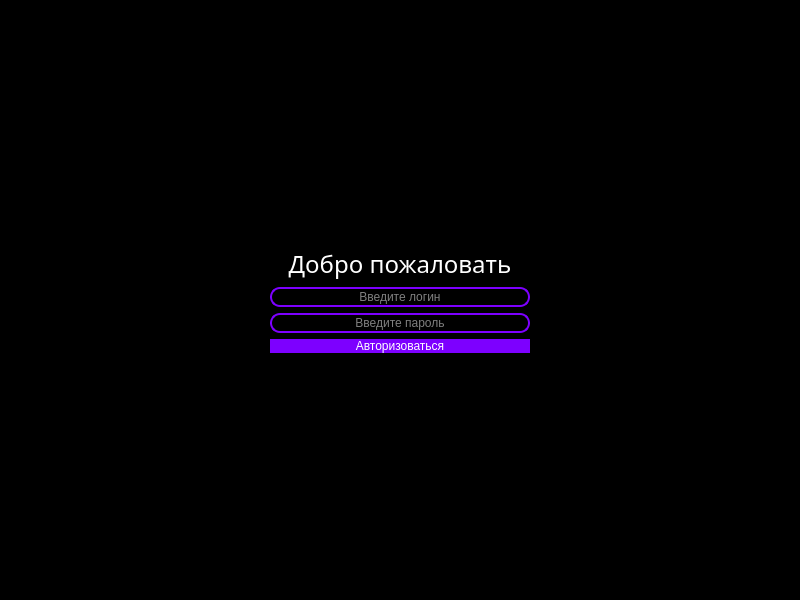
<?xml version="1.0" encoding="UTF-8"?>
<ui version="4.0">
 <class>MainWindow</class>
 <widget class="QMainWindow" name="MainWindow">
  <property name="geometry">
   <rect>
    <x>0</x>
    <y>0</y>
    <width>800</width>
    <height>600</height>
   </rect>
  </property>
  <property name="sizePolicy">
   <sizepolicy hsizetype="Fixed" vsizetype="Fixed">
    <horstretch>0</horstretch>
    <verstretch>0</verstretch>
   </sizepolicy>
  </property>
  <property name="windowTitle">
   <string>MainWindow</string>
  </property>
  <property name="styleSheet">
   <string notr="true">background-color: rgb(0, 0, 0);</string>
  </property>
  <widget class="QWidget" name="centralwidget">
   <layout class="QVBoxLayout" name="verticalLayout_2">
    <item>
     <layout class="QHBoxLayout" name="horizontalLayout">
      <item>
       <spacer name="horizontalSpacer">
        <property name="orientation">
         <enum>Qt::Horizontal</enum>
        </property>
        <property name="sizeHint" stdset="0">
         <size>
          <width>40</width>
          <height>20</height>
         </size>
        </property>
       </spacer>
      </item>
      <item>
       <layout class="QVBoxLayout" name="verticalLayout">
        <item>
         <spacer name="verticalSpacer">
          <property name="orientation">
           <enum>Qt::Vertical</enum>
          </property>
          <property name="sizeHint" stdset="0">
           <size>
            <width>20</width>
            <height>40</height>
           </size>
          </property>
         </spacer>
        </item>
        <item>
         <widget class="QLabel" name="label">
          <property name="sizePolicy">
           <sizepolicy hsizetype="Expanding" vsizetype="Preferred">
            <horstretch>0</horstretch>
            <verstretch>0</verstretch>
           </sizepolicy>
          </property>
          <property name="font">
           <font>
            <family>Cascadia Mono</family>
            <pointsize>18</pointsize>
           </font>
          </property>
          <property name="styleSheet">
           <string notr="true">color: rgb(255, 255, 255);
background-color: rgba(255, 255, 255, 0);</string>
          </property>
          <property name="text">
           <string>Добро пожаловать</string>
          </property>
          <property name="alignment">
           <set>Qt::AlignCenter</set>
          </property>
         </widget>
        </item>
        <item>
         <widget class="QLineEdit" name="lineEdit_2">
          <property name="styleSheet">
           <string notr="true">QLineEdit
{
	font: 18pt &quot;Cascadia Mono&quot;;
	color: rgb(255, 255, 255);
	border-radius:10px;
	border: 2px solid rgb(125, 0, 255);
}

QLineEdit:focus
{
	border-color: rgb(255, 255, 255);
}</string>
          </property>
          <property name="maxLength">
           <number>255</number>
          </property>
          <property name="alignment">
           <set>Qt::AlignCenter</set>
          </property>
          <property name="placeholderText">
           <string>Введите логин</string>
          </property>
         </widget>
        </item>
        <item>
         <widget class="QLineEdit" name="lineEdit">
          <property name="sizePolicy">
           <sizepolicy hsizetype="Preferred" vsizetype="Preferred">
            <horstretch>0</horstretch>
            <verstretch>0</verstretch>
           </sizepolicy>
          </property>
          <property name="tabletTracking">
           <bool>false</bool>
          </property>
          <property name="acceptDrops">
           <bool>false</bool>
          </property>
          <property name="toolTip">
           <string/>
          </property>
          <property name="statusTip">
           <string/>
          </property>
          <property name="whatsThis">
           <string/>
          </property>
          <property name="autoFillBackground">
           <bool>false</bool>
          </property>
          <property name="styleSheet">
           <string notr="true">QLineEdit
{
	font: 18pt &quot;Cascadia Mono&quot;;
	color: rgb(255, 255, 255);
	border-radius:10px;
	border: 2px solid rgb(125, 0, 255);
}

QLineEdit:focus
{
	border-color: rgb(255, 255, 255);
}</string>
          </property>
          <property name="text">
           <string notr="true"/>
          </property>
          <property name="maxLength">
           <number>255</number>
          </property>
          <property name="frame">
           <bool>false</bool>
          </property>
          <property name="echoMode">
           <enum>QLineEdit::Password</enum>
          </property>
          <property name="alignment">
           <set>Qt::AlignCenter</set>
          </property>
          <property name="placeholderText">
           <string>Введите пароль</string>
          </property>
          <property name="clearButtonEnabled">
           <bool>false</bool>
          </property>
         </widget>
        </item>
        <item>
         <widget class="QPushButton" name="pushButton">
          <property name="sizePolicy">
           <sizepolicy hsizetype="Preferred" vsizetype="Preferred">
            <horstretch>0</horstretch>
            <verstretch>0</verstretch>
           </sizepolicy>
          </property>
          <property name="cursor">
           <cursorShape>PointingHandCursor</cursorShape>
          </property>
          <property name="styleSheet">
           <string notr="true">QPushButton{
	background-color: rgb(125, 0, 255);
	font: 18pt &quot;Cascadia Mono&quot;;
	color: rgb(255, 255, 255);
	border-radius: 10px;
}

QPushButton:hover, QPushButton:focus
{	
	background-color: rgb(86, 0, 177);
}

QPushButton:focus
{
	outline: none;
	border: 1px solid rgb(255, 255, 255);
}</string>
          </property>
          <property name="text">
           <string>Авторизоваться</string>
          </property>
         </widget>
        </item>
        <item>
         <spacer name="verticalSpacer_2">
          <property name="orientation">
           <enum>Qt::Vertical</enum>
          </property>
          <property name="sizeHint" stdset="0">
           <size>
            <width>20</width>
            <height>40</height>
           </size>
          </property>
         </spacer>
        </item>
       </layout>
      </item>
      <item>
       <spacer name="horizontalSpacer_2">
        <property name="orientation">
         <enum>Qt::Horizontal</enum>
        </property>
        <property name="sizeHint" stdset="0">
         <size>
          <width>40</width>
          <height>20</height>
         </size>
        </property>
       </spacer>
      </item>
     </layout>
    </item>
   </layout>
  </widget>
  <widget class="QMenuBar" name="menuBar">
   <property name="geometry">
    <rect>
     <x>0</x>
     <y>0</y>
     <width>800</width>
     <height>21</height>
    </rect>
   </property>
  </widget>
 </widget>
 <resources/>
 <connections/>
</ui>
